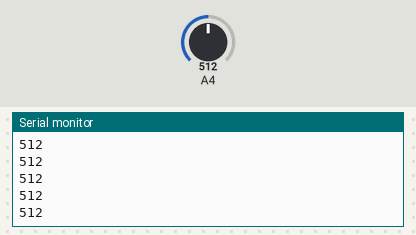
The sketch below on a simulated Arduino Mega 2560, built with avr-gcc and run on an emulated ATmega2560. Shown: the last lines printed to the serial monitor. Inputs (shaded band) come from the test bench; at power-on: A4 = 512.

Above: at 1.2 s.
1.3 s: A4 set to 716
At 2.3 s:
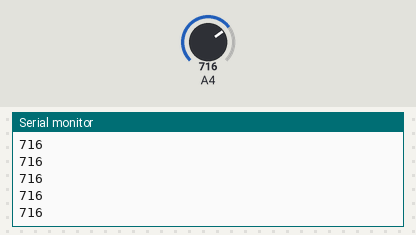
2.8 s: A4 set to 900
At 3.7 s:
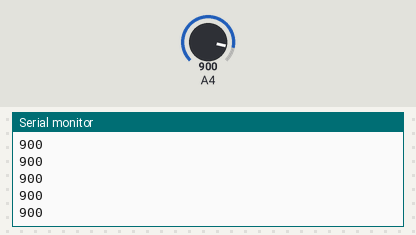
Timing chart, 0 to 5.8 s (numbered marks = the images above; inputs shaded):
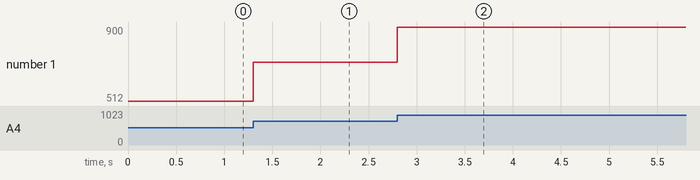

Measured:
- after the input at 1.3 s, the serial monitor: prints a new line at once (image 1)
- after the input at 2.8 s, the serial monitor: prints a new line at once (image 2)
- plotted number 1: 512 → 716 after the input at 1.3 s, 716 → 900 after the input at 2.8 s

The sketch:

sketch_may22a.ino
```cpp
void setup() {
  // Открываем канал связи с компьютером на скорости 115200 бит/с
  Serial.begin(115200);
}

void loop() {
  // Считываем напряжение с пина 36 (VP)
  int ecgValue = analogRead(36);

  // Отправляем значение в компьютер
  Serial.println(ecgValue);

  // Пауза 4 миллисекунды. Это даст нам частоту около 250 измерений в секунду,
  // что идеально подходит для дальнейшего математического выделения R-пиков и стресса.
  delay(4);
}
```
